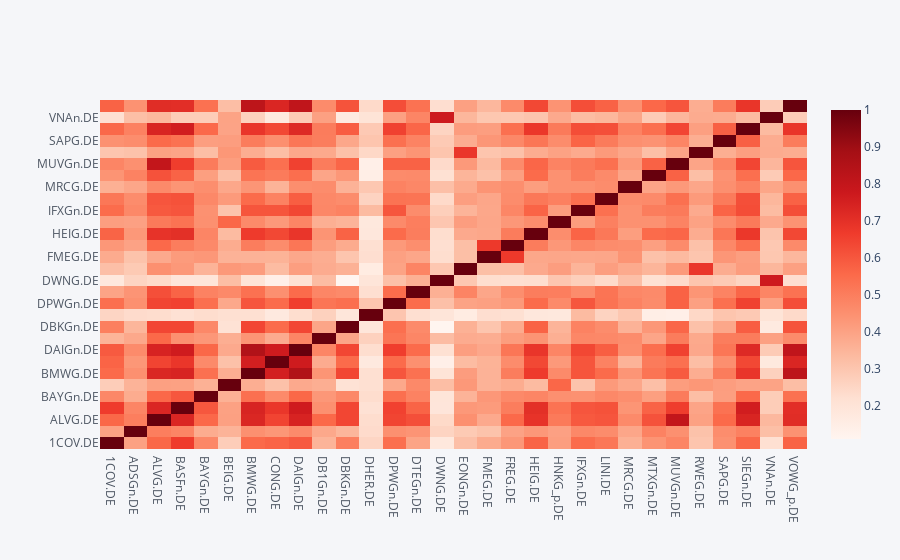

Source (notebook cell):
### Code cell
fd.plot_corr()

### Figure 1 — Plotly figure (JSON) as saved in the notebook; plotly's stock layout.template omitted (floating-point values rounded to 4 significant figures; data arrays with more than 128 entries replaced by an {"elided": "..."} marker saying what was removed)
{"data": [{"colorscale": [[0, "rgb(255,245,240)"], [0.125, "rgb(254,224,210)"], [0.25, "rgb(252,187,161)"], [0.375, "rgb(252,146,114)"], [0.5, "rgb(251,106,74)"], [0.625, "rgb(239,59,44)"], [0.75, "rgb(203,24,29)"], [0.875, "rgb(165,15,21)"], [1, "rgb(103,0,13)"]], "type": "heatmap", "x": ["1COV.DE", "ADSGn.DE", "ALVG.DE", "BASFn.DE", "BAYGn.DE", "BEIG.DE", "BMWG.DE", "CONG.DE", "DAIGn.DE", "DB1Gn.DE", "DBKGn.DE", "DHER.DE", "DPWGn.DE", "DTEGn.DE", "DWNG.DE", "EONGn.DE", "FMEG.DE", "FREG.DE", "HEIG.DE", "HNKG_p.DE", "IFXGn.DE", "LINI.DE", "MRCG.DE", "MTXGn.DE", "MUVGn.DE", "RWEG.DE", "SAPG.DE", "SIEGn.DE", "VNAn.DE", "VOWG_p.DE"], "y": ["1COV.DE", "ADSGn.DE", "ALVG.DE", "BASFn.DE", "BAYGn.DE", "BEIG.DE", "BMWG.DE", "CONG.DE", "DAIGn.DE", "DB1Gn.DE", "DBKGn.DE", "DHER.DE", "DPWGn.DE", "DTEGn.DE", "DWNG.DE", "EONGn.DE", "FMEG.DE", "FREG.DE", "HEIG.DE", "HNKG_p.DE", "IFXGn.DE", "LINI.DE", "MRCG.DE", "MTXGn.DE", "MUVGn.DE", "RWEG.DE", "SAPG.DE", "SIEGn.DE", "VNAn.DE", "VOWG_p.DE"], "z": {"elided": "30x30 float values"}, "zmax": 1, "zmin": 0.1108}], "layout": {"legend": {"bgcolor": "#F5F6F9", "font": {"color": "#4D5663"}}, "paper_bgcolor": "#F5F6F9", "plot_bgcolor": "#F5F6F9", "title": {"font": {"color": "#4D5663"}}, "xaxis": {"gridcolor": "#E1E5ED", "showgrid": true, "tickfont": {"color": "#4D5663"}, "title": {"font": {"color": "#4D5663"}, "text": ""}, "zerolinecolor": "#E1E5ED"}, "yaxis": {"gridcolor": "#E1E5ED", "showgrid": true, "tickfont": {"color": "#4D5663"}, "title": {"font": {"color": "#4D5663"}, "text": ""}, "zerolinecolor": "#E1E5ED"}}}
